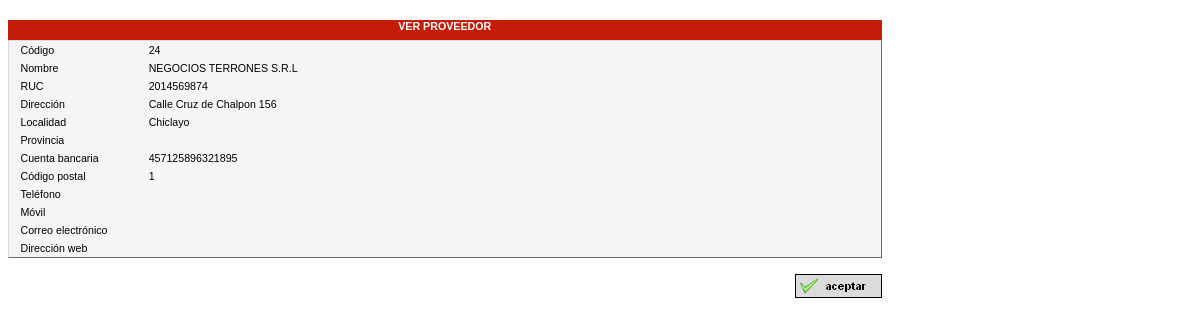
The app's page /includes/proveedores/ver_proveedor.php?codproveedor=24 with its own data.
### tables this page shows
CREATE TABLE IF NOT EXISTS `proveedores` (
  `codproveedor` int(5) NOT NULL AUTO_INCREMENT,
  `nombre` varchar(40) NOT NULL,
  `nif` varchar(12) NOT NULL,
  `direccion` varchar(50) NOT NULL,
  `codprovincia` int(2) NOT NULL,
  `localidad` varchar(35) NOT NULL,
  `codentidad` int(2) NOT NULL,
  `cuentabancaria` varchar(20) NOT NULL,
  `codpostal` varchar(5) NOT NULL,
  `telefono` varchar(14) NOT NULL,
  `movil` varchar(14) NOT NULL,
  `email` varchar(35) NOT NULL,
  `web` varchar(45) NOT NULL,
  `borrado` varchar(1) NOT NULL DEFAULT '0',
  PRIMARY KEY (`codproveedor`)
);

### includes/sys/conexion.php (called while the page is built, shortened)
<?php
class conexion {
    private $conexion;
    public function conexion() {
        if (!isset($this->conexion)) {
            $this->conexion = (mysql_connect("127.0.0.1", "root", "")) ;
        }
        $this->getParamentros();
    }
    public function consulta($consulta) {
        $resultado = mysql_query($consulta, $this->conexion);
        return $resultado;
    }
    public function getParamentros() {
        $query_tmp = "SELECT * FROM parametros WHERE indice=1";
        $rs_tmp = mysql_query($query_tmp, $this->conexion);
        $bbquery_tmp = "SELECT * FROM parametros WHERE indice=1";
        $bbrs_tmp = mysql_query($bbquery_tmp, $this->conexion);
    }
}

### includes/proveedores/ver_proveedor.php (the view, shortened to what this page needs)
<?php
require "../sys/conexion.php";
$conn = new conexion();
$codproveedor = @$_GET["codproveedor"];
$query = "SELECT * FROM proveedores WHERE codproveedor='$codproveedor'";
$rs_query = $conn->consulta($query);
?>
<html>
    <head>
        <link href="../estilos/estilos.css" type="text/css" rel="stylesheet">
    </head>
    <body>
        <div id="pagina">
            <div id="zonaContenido">
                <div align="center">
                    <div id="tituloForm" class="header">VER PROVEEDOR </div>
                    <div id="frmBusqueda">
                        <table class="fuente8" width="98%" cellspacing=0 cellpadding=3 border=0>
                            <tr>
                                <td width="15%">C&oacute;digo</td>
                                <td width="85%" colspan="2"><?php echo $codproveedor ?></td>
                            </tr>
                            <tr>
                                <td width="15%">Nombre</td>
                                <td width="85%" colspan="2"><?php echo @mysql_result($rs_query, 0, "nombre") ?></td>
                            </tr>
                            <tr>
                                <td>RUC</td>
                                <td colspan="2"><?php echo @mysql_result($rs_query, 0, "nif") ?></td>
                            </tr>
                            <tr>
                                <td>Direcci&oacute;n</td>
                                <td colspan="2"><?php echo @mysql_result($rs_query, 0, "direccion") ?></td>
                            </tr>
                            <tr>
                                <td>Localidad</td>
                                <td colspan="2"><?php echo @mysql_result($rs_query, 0, "localidad") ?></td>
                            </tr>
                            <?php
                            $codprovincia = @mysql_result($rs_query, 0, "codprovincia");
                            if ($codprovincia <> 0) {
                                $query_provincias = "SELECT * FROM provincias WHERE codprovincia='$codprovincia'";
                                $res_provincias = $conn->consulta($query_provincias);
                                $nombreprovincia = @mysql_result($res_provincias, 0, "nombreprovincia");
                            } else {
                                $nombreprovincia = "Sin determinar";
                            }
                            ?>
                            <tr>
                                <td width="15%">Provincia</td>
                                <td width="85%" colspan="2"><?php echo $nombreprovincia ?></td>
                            </tr>
                            <tr>
                                <td>Cuenta bancaria</td>
                                <td colspan="2"><?php echo @mysql_result($rs_query, 0, "cuentabancaria") ?></td>
                            </tr>
                            <tr>
                                <td>C&oacute;digo postal</td>
                                <td colspan="2"><?php echo @mysql_result($rs_query, 0, "codpostal") ?></td>
                            </tr>
                            <tr>
                                <td>Tel&eacute;fono</td>
                                <td><?php echo @mysql_result($rs_query, 0, "telefono") ?></td>
                            </tr>
                            <tr>
                                <td>M&oacute;vil</td>
                                <td colspan="2"><?php echo @mysql_result($rs_query, 0, "movil") ?></td>
                            </tr>
                            <tr>
                                <td>Correo electr&oacute;nico  </td>
                                <td colspan="2"><?php echo @mysql_result($rs_query, 0, "email") ?></td>
                            </tr>
                            <tr>
                                <td>Direcci&oacute;n web </td>
                                <td colspan="2"><?php echo @mysql_result($rs_query, 0, "web") ?></td>
                            </tr>
                        </table>
                    </div>
                    <div id="botonBusqueda">
                        <img src="../img/botonaceptar.jpg" width="85" height="22" onClick="aceptar()" border="1" onMouseOver="style.cursor = cursor">
                    </div>
                </div>
            </div>
        </div>
    </body>
</html>

### includes/estilos/estilos.css (style rules this page uses)
#pagina { background-color:#fff; font-family: helvetica; font-size:8pt; left:-9px; width:90%; top: 12px; position: relative; width: 874px; }
#zonaContenido { position:absolute; top:0em; left:0%; width:100%; height:430px; }
#tituloForm { position:relative; top:4%; left:1%; }
#frmBusqueda { position:relative; top:5%; left:1%; background-color:#f5f5f5; border-top:solid 1px #dcdcdc; border-left:solid 1px #dcdcdc; border-right:solid 1px #696969; border-bottom:solid 1px #696969; }
#botonBusqueda { position:relative; top:5%; left:1%; text-align:right; margin-top:.5em; padding-top:1em; }
.header { background-color:#C41D0B; color:#fff; text-align:center; font-weight:bold; height:20px; vertical-align:middle; }
.fuente8 { font:8pt helvetica; }

### records on screen
proveedores: nombre "NEGOCIOS TERRONES S.R.L", nif "2014569874", direccion "Calle Cruz de Chalpon 156", localidad "Chiclayo", cuentabancaria "457125896321895", codpostal "1"

### other values on screen
$codproveedor "24"
